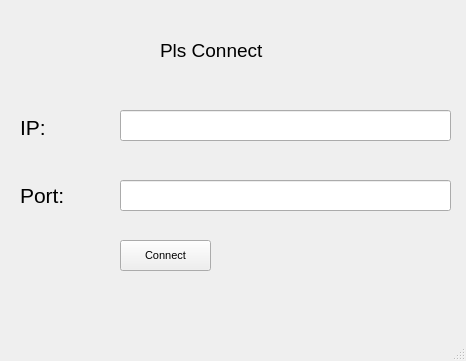
<?xml version="1.0" encoding="UTF-8"?>
<ui version="4.0">
 <class>MainWindow</class>
 <widget class="QMainWindow" name="MainWindow">
  <property name="geometry">
   <rect>
    <x>0</x>
    <y>0</y>
    <width>466</width>
    <height>361</height>
   </rect>
  </property>
  <property name="windowTitle">
   <string>MainWindow</string>
  </property>
  <widget class="QWidget" name="centralwidget">
   <widget class="QLineEdit" name="ipEdit">
    <property name="geometry">
     <rect>
      <x>120</x>
      <y>110</y>
      <width>331</width>
      <height>31</height>
     </rect>
    </property>
   </widget>
   <widget class="QLineEdit" name="portEdit">
    <property name="geometry">
     <rect>
      <x>120</x>
      <y>180</y>
      <width>331</width>
      <height>31</height>
     </rect>
    </property>
   </widget>
   <widget class="QLabel" name="label">
    <property name="geometry">
     <rect>
      <x>20</x>
      <y>112</y>
      <width>81</width>
      <height>31</height>
     </rect>
    </property>
    <property name="font">
     <font>
      <pointsize>16</pointsize>
     </font>
    </property>
    <property name="text">
     <string>IP:</string>
    </property>
   </widget>
   <widget class="QLabel" name="label_2">
    <property name="geometry">
     <rect>
      <x>20</x>
      <y>180</y>
      <width>81</width>
      <height>31</height>
     </rect>
    </property>
    <property name="font">
     <font>
      <pointsize>16</pointsize>
     </font>
    </property>
    <property name="text">
     <string>Port:</string>
    </property>
   </widget>
   <widget class="QLabel" name="label_3">
    <property name="geometry">
     <rect>
      <x>160</x>
      <y>40</y>
      <width>131</width>
      <height>21</height>
     </rect>
    </property>
    <property name="font">
     <font>
      <pointsize>14</pointsize>
     </font>
    </property>
    <property name="text">
     <string>Pls Connect</string>
    </property>
   </widget>
   <widget class="QPushButton" name="pushButton">
    <property name="geometry">
     <rect>
      <x>120</x>
      <y>240</y>
      <width>91</width>
      <height>31</height>
     </rect>
    </property>
    <property name="font">
     <font>
      <pointsize>8</pointsize>
     </font>
    </property>
    <property name="text">
     <string>Connect</string>
    </property>
   </widget>
  </widget>
  <widget class="QMenuBar" name="menubar">
   <property name="geometry">
    <rect>
     <x>0</x>
     <y>0</y>
     <width>466</width>
     <height>21</height>
    </rect>
   </property>
  </widget>
  <widget class="QStatusBar" name="statusbar"/>
 </widget>
 <resources/>
 <connections/>
</ui>
